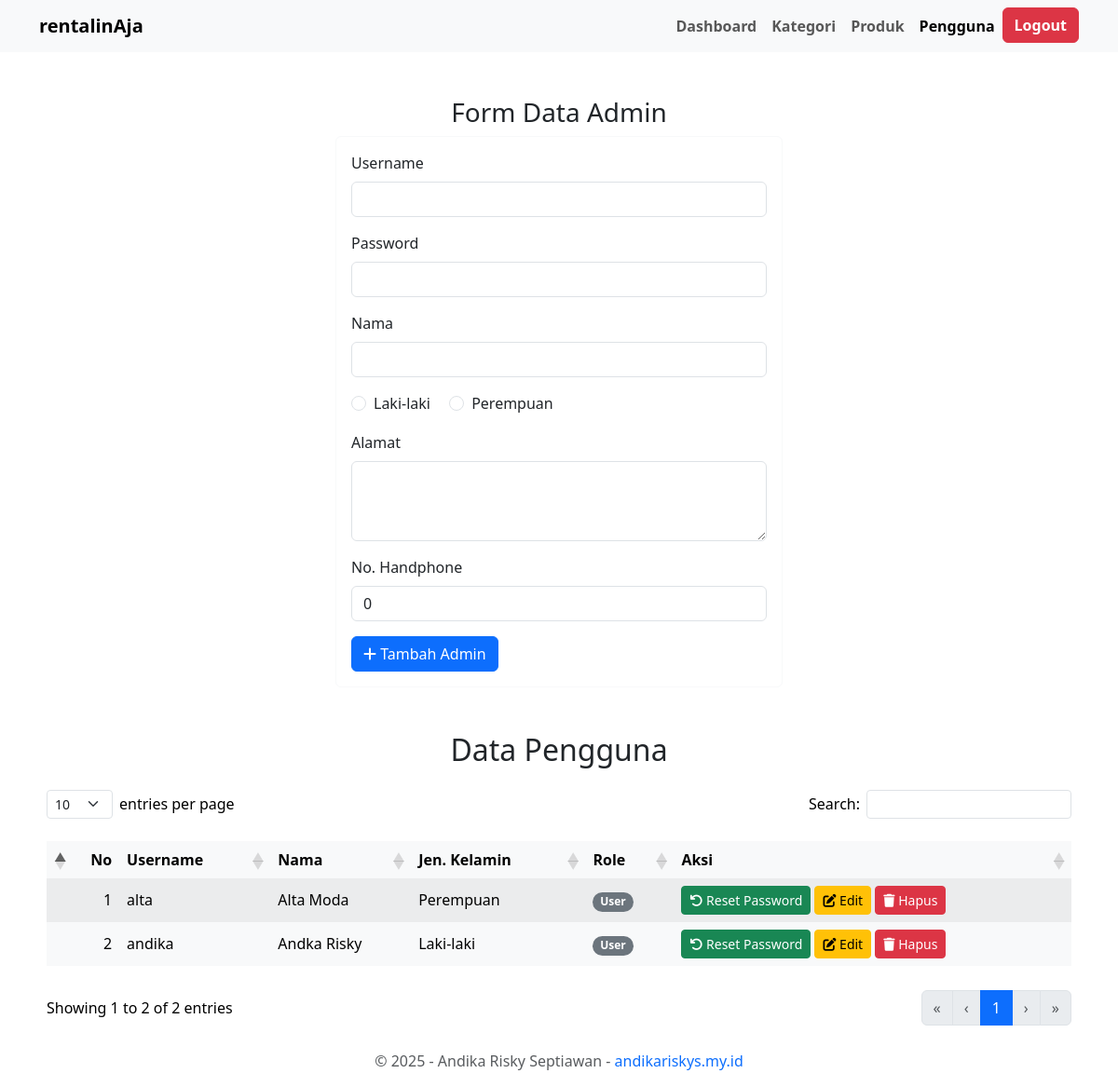
/admin/users.php (signed in), run on an earlier commit of the app's database.
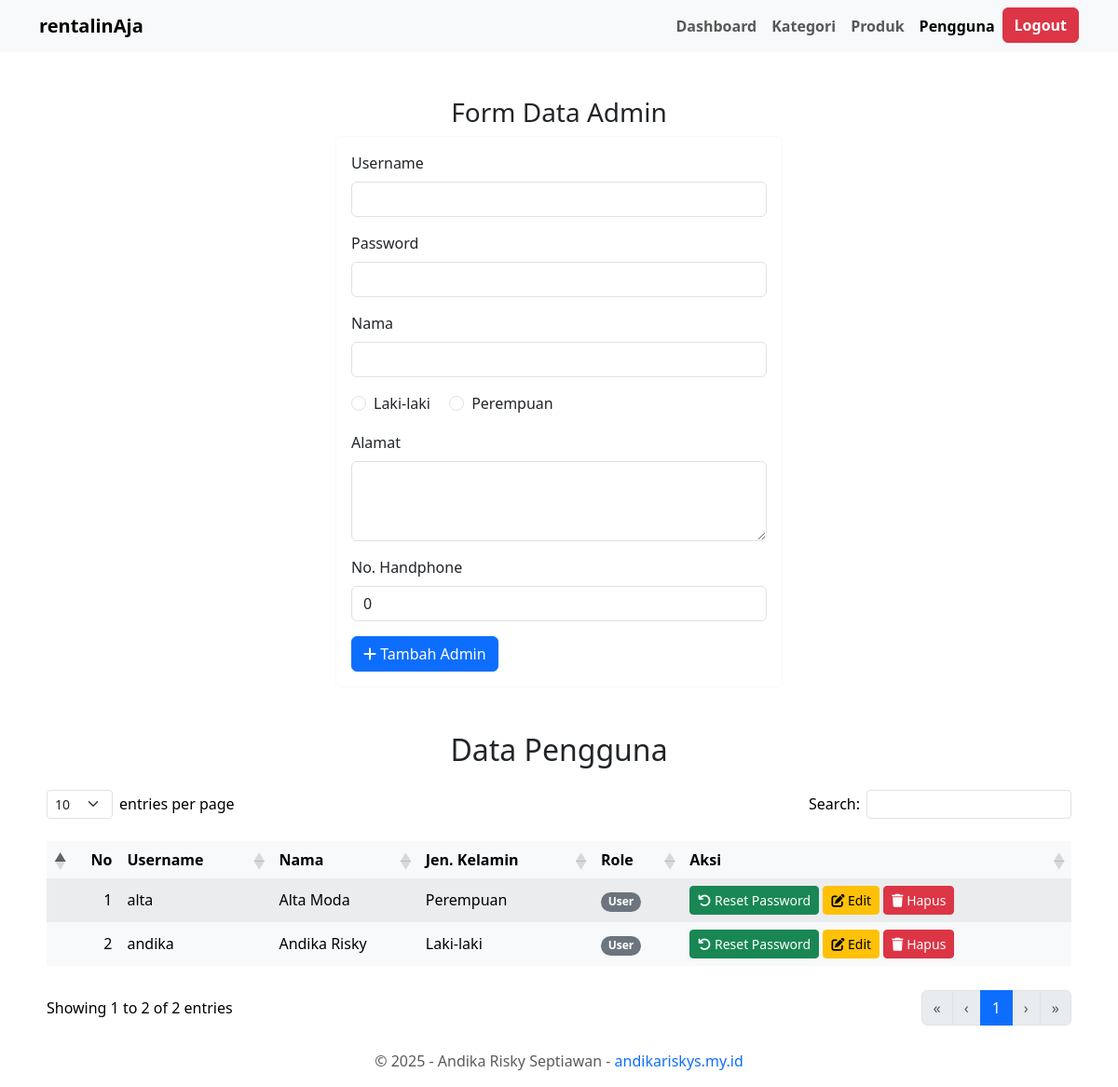
And on a later commit of the database.
### tables this page shows
CREATE TABLE IF NOT EXISTS users (
    id CHAR(36) PRIMARY KEY,
    username VARCHAR(50) NOT NULL UNIQUE,
    password VARCHAR(255) NOT NULL,
    name VARCHAR(100) NOT NULL,
    gender ENUM('Laki-laki', 'Perempuan') NOT NULL DEFAULT 'Laki-laki',
    address TEXT,
    phone VARCHAR(15) NOT NULL,
    role ENUM('admin', 'user') NOT NULL DEFAULT 'user'
);

### admin/users.php (the view, shortened to what the changed rows need)
<?php
include '../connection.php';
include '../templates/template_admin.php';
$adminId = $_SESSION['admin_id'];
$query = mysqli_query($conn, "SELECT * FROM users WHERE id != '$adminId' ORDER BY username ASC");
?>
<center>
    <h2 class="mt-5">Data Pengguna</h2>
</center>
<div class="table table-responsive">
    <table class="table table-striped table-hover table-borderless table-light align-middle" id="myTable">
        <thead>
            <tr>
                <th style="width: 10px;">No</th>
                <th>Username</th>
                <th>Nama</th>
                <th>Jen. Kelamin</th>
                <th>Role</th>
                <th>Aksi</th>
            </tr>
        </thead>
        <tbody class="table-group-divider">
            <?php
            $no = 1;
            while ($data = mysqli_fetch_array($query)) { ?>
                <tr>
                    <td><?= $no; ?></td>
                    <td><?= $data['username']; ?></td>
                    <td><?= $data['name']; ?></td>
                    <td><?= $data['gender']; ?></td>
                    <td>
                        <?php if ($data['role'] == 'admin') { ?>
                            <span class="badge rounded-pill bg-primary">Admin</span>
                        <?php } else { ?>
                            <span class="badge rounded-pill bg-secondary">User</span>
                        <?php } ?>
                    </td>
                    <td>
                        <a href="users.php?reset_pass=<?= $data['id'] ?>&name=<?= $data['name'] ?>" class="btn btn-success btn-sm"><i class="fa-solid fa-arrow-rotate-left"></i> Reset Password</a>
                        <a href="users.php?edit=<?= $data['id']; ?>" class="btn btn-warning btn-sm"><i class="fa-solid fa-pen-to-square"></i> Edit</a>
                        <a href="users.php?delete=<?= $data['id']; ?>" class="btn btn-danger btn-sm" onclick="return confirm('Yakin ingin menghapus pengguna ini?');"><i class="fa-solid fa-trash"></i> Hapus</a>
                    </td>
                </tr>
            <?php
                $no++;
            }
            ?>
        </tbody>
    </table>
</div>

What changed in the data, as far as the page shows it:
changed users "andika": name "Andka Risky" → "Andika Risky"
